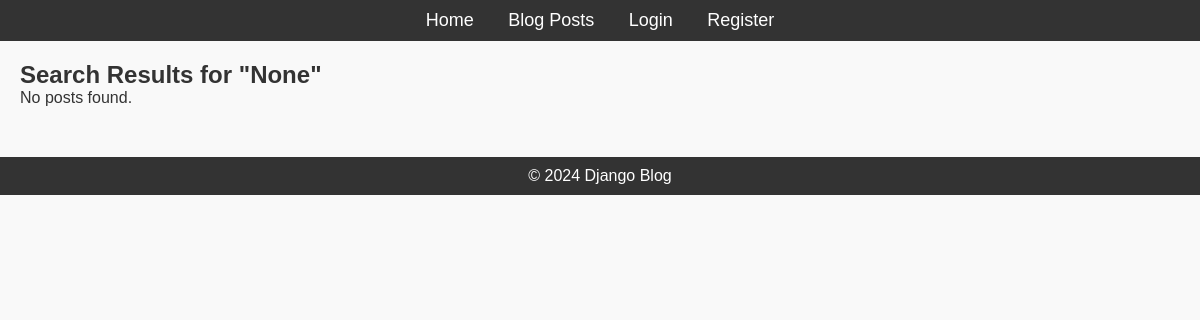
The app's page /search/, older data.
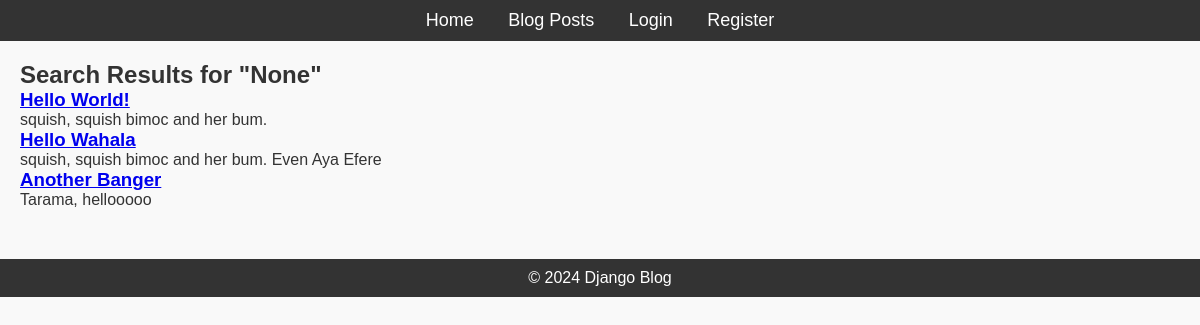
The same page, newer data.
### blog/models.py (models this page shows, shortened)
class Post(models.Model):
    title = models.CharField(max_length=200)
    content = models.TextField()
    published_date = models.DateTimeField(auto_now=True)
    author = models.ForeignKey(User, on_delete=models.CASCADE, related_name='post')
    tags = TaggableManager()

### blog/views.py (the view)
# urls.py: path('search/', views.search_posts, name='search-posts'),
def search_posts(request):
    query = request.GET.get('q')
    results = Post.objects.all()
    if query:
        results = results.filter(
            Q(title__icontains=query) |
            Q(content__icontains=query) |
            Q(tags__name__icontains=query)
        ).distinct()
    return render(request, 'blog/search_results.html', {'posts': results, 'query': query})

### blog/templates/blog/search_results.html
{% extends 'blog/base.html' %}
{% block content %}
<h2>Search Results for "{{ query }}"</h2>
{% if posts %}
{% for post in posts %}
<h3><a href="{% url 'post-detail' post.pk %}">{{ post.title }}</a></h3>
<p>{{ post.content|truncatechars:150 }}</p>
{% endfor %}
{% else %}
<p>No posts found.</p>
{% endif %}
{% endblock content %}

Row changes from the older to the newer data that the page shows:
added Post: title "Hello World!", content "squish, squish bimoc and her bum."
added Post: title "Hello Wahala", content "squish, squish bimoc and her bum. Even Aya Efere"
added Post: title "Another Banger", content "Tarama, hellooooo"
Text that changed along with them:
text no longer shown: "No posts found."
